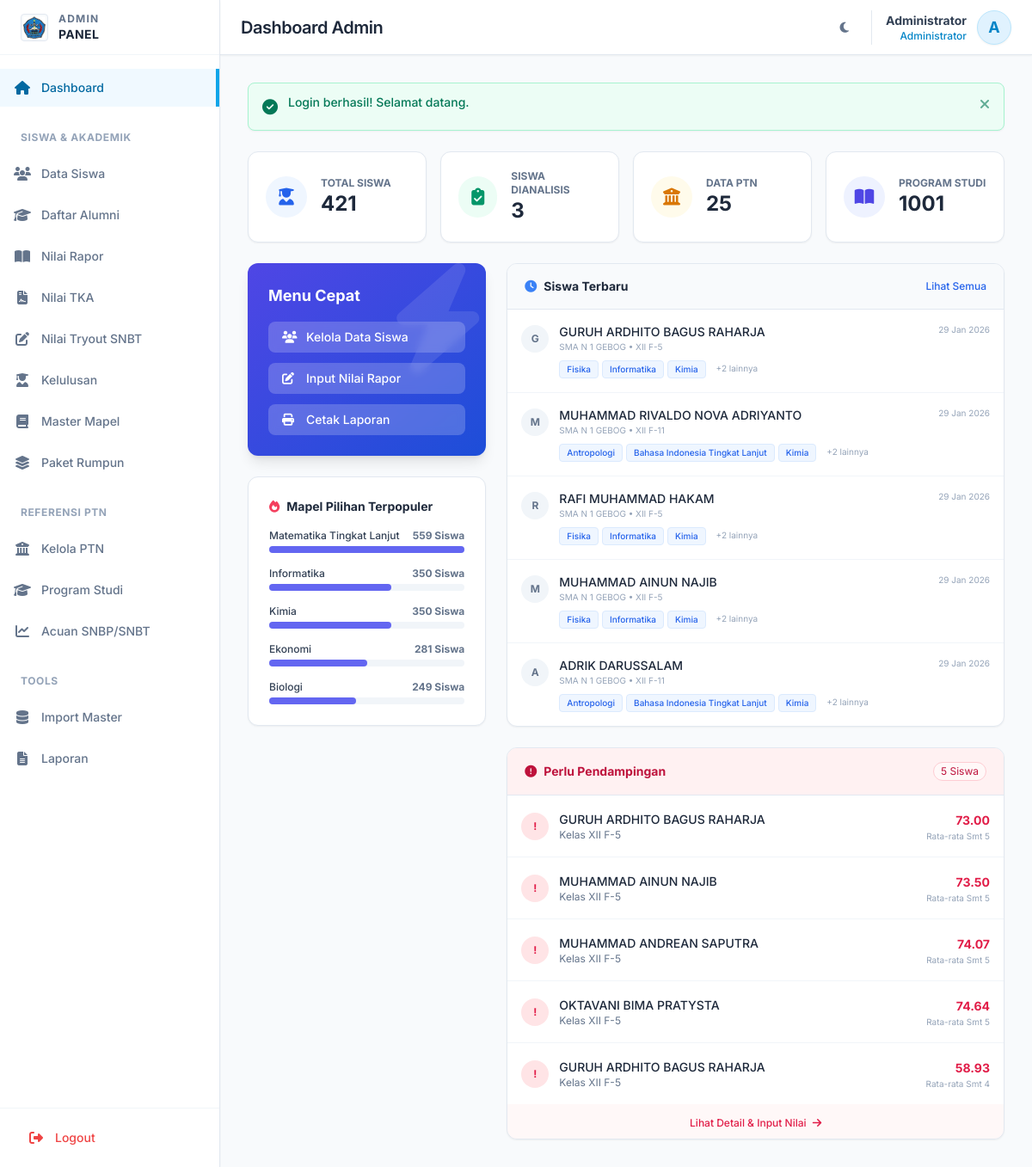
Page /admin/dashboard.php (signed in) on the committed database.
### tables this page shows
CREATE TABLE `users` (
  `id` int NOT NULL,
  `username` varchar(50) NOT NULL,
  `password` varchar(255) NOT NULL,
  `role` enum('siswa','admin') DEFAULT 'siswa',
  `nama` varchar(100) NOT NULL,
  `is_active` tinyint(1) DEFAULT '1',
  `created_at` timestamp NULL DEFAULT CURRENT_TIMESTAMP,
  `updated_at` timestamp NULL DEFAULT CURRENT_TIMESTAMP ON UPDATE CURRENT_TIMESTAMP
);

CREATE TABLE `siswa_profile` (
  `id` int NOT NULL,
  `user_id` int NOT NULL,
  `nisn` varchar(20) DEFAULT NULL,
  `kelas` varchar(20) DEFAULT NULL,
  `kode_rumpun` varchar(5) DEFAULT NULL,
  `asal_sekolah` varchar(100) DEFAULT 'SMAN 1 Gebog',
  `tahun_lulus` int DEFAULT NULL,
  `minat_saintek` text,
  `minat_soshum` text,
  `foto` varchar(255) DEFAULT NULL,
  `created_at` timestamp NULL DEFAULT CURRENT_TIMESTAMP,
  `updated_at` timestamp NULL DEFAULT CURRENT_TIMESTAMP ON UPDATE CURRENT_TIMESTAMP,
  `status` enum('Aktif','Lulus','Pindah') DEFAULT 'Aktif'
);

CREATE TABLE `nilai_rapor` (
  `id` int NOT NULL,
  `siswa_id` int NOT NULL,
  `semester` int NOT NULL,
  `rata_rata` decimal(5,2) DEFAULT '0.00',
  `kode_rumpun` varchar(5) DEFAULT NULL,
  `created_at` timestamp NULL DEFAULT CURRENT_TIMESTAMP
);

### admin/dashboard.php (the view, shortened to what the rows shown need)
<?php
$pageTitle = 'Dashboard Admin';
require_once __DIR__ . '/../includes/Database.php';
require_once __DIR__ . '/../includes/functions.php';
$db = Database::getInstance();
require_once __DIR__ . '/../templates/header-admin.php';
$siswaTerbaru = $db->query("
    SELECT sp.id, u.nama, sp.kelas, sp.asal_sekolah, sp.kode_rumpun, u.created_at
    FROM siswa_profile sp
    JOIN users u ON sp.user_id = u.id
    ORDER BY u.created_at DESC
    LIMIT 5
");
$siswaBerisiko = $db->query("
    SELECT sp.id, u.nama, sp.kelas, nr.rata_rata, nr.semester
    FROM siswa_profile sp
    JOIN users u ON sp.user_id = u.id
    JOIN nilai_rapor nr ON sp.id = nr.siswa_id
    WHERE nr.rata_rata > 0 AND nr.rata_rata < 75
    ORDER BY nr.semester DESC, nr.rata_rata ASC
    LIMIT 5
");
?>
<div class="space-y-6">
    <div class="grid grid-cols-1 lg:grid-cols-3 gap-6">
        <div class="lg:col-span-2 space-y-6">
            <div class="bg-white dark:bg-slate-800 rounded-xl border border-slate-200 dark:border-slate-700 shadow-sm overflow-hidden">
                <div class="divide-y divide-slate-100 dark:divide-slate-700">
                    <?php if(empty($siswaTerbaru)): ?>
                        <div class="p-8 text-center text-xs text-slate-400">Belum ada data siswa.</div>
                    <?php else: ?>
                        <?php foreach($siswaTerbaru as $s): ?>
                            <div class="p-4 hover:bg-slate-50 dark:hover:bg-slate-700/50 transition">
                                <div class="flex items-start justify-between mb-2">
                                    <div class="flex items-center gap-3">
                                        <div class="w-8 h-8 rounded-full bg-slate-100 dark:bg-slate-600 flex items-center justify-center text-xs font-bold text-slate-500 dark:text-slate-300">
                                            <?= substr($s['nama'], 0, 1) ?>
                                        </div>
                                        <div>
                                            <p class="text-sm font-medium text-slate-800 dark:text-white"><?= sanitize($s['nama']) ?></p>
                                            <p class="text-[10px] text-slate-400">
                                                <?= sanitize($s['asal_sekolah'] ?? 'Sekolah Umum') ?> • <?= $s['kelas'] ?? '-' ?>
                                            </p>
                                        </div>
                                    </div>
                                    <span class="text-[10px] text-slate-400 whitespace-nowrap">
                                        <?= timeAgo($s['created_at']) ?>
                                    </span>
                                </div>
                                <div class="pl-11">
                                    <?php if (!empty($s['mapel_display_array'])): ?>
                                        <div class="flex flex-wrap gap-1">
                                            <?php
                                            $showMapels = array_slice($s['mapel_display_array'], 0, 3);
                                            foreach($showMapels as $m):
                                            ?>
                                                <span class="inline-block px-2 py-0.5 text-[10px] font-medium rounded bg-blue-50 text-blue-600 dark:bg-blue-900/30 dark:text-blue-300 border border-blue-100 dark:border-blue-800">
                                                    <?= trim($m) ?>
                                                </span>
                                            <?php endforeach; ?>
                                            <?php if(count($s['mapel_display_array']) > 3): ?>
                                                <span class="inline-block px-2 py-0.5 text-[10px] text-slate-400">
                                                    +<?= count($s['mapel_display_array']) - 3 ?> lainnya
                                                </span>
                                            <?php endif; ?>
                                        </div>
                                    <?php else: ?>
                                        <p class="text-[10px] text-slate-400 italic">Belum memilih mata pelajaran.</p>
                                    <?php endif; ?>
                                </div>
                            </div>
                        <?php endforeach; ?>
                    <?php endif; ?>
                </div>
            </div>
            <div class="bg-white dark:bg-slate-800 rounded-xl border border-slate-200 dark:border-slate-700 shadow-sm overflow-hidden">
                <div class="divide-y divide-slate-100 dark:divide-slate-700">
                    <?php if(empty($siswaBerisiko)): ?>
                        <div class="p-6 text-center">
                            <i class="fas fa-check-circle text-emerald-500 text-2xl mb-2"></i>
                            <p class="text-xs text-slate-500">Tidak ada siswa dengan nilai di bawah standar (75).</p>
                        </div>
                    <?php else: ?>
                        <?php foreach($siswaBerisiko as $sb): ?>
                            <div class="p-4 flex items-center justify-between hover:bg-slate-50 dark:hover:bg-slate-700/50 transition">
                                <div class="flex items-center gap-3">
                                    <div class="w-8 h-8 rounded-full bg-rose-100 text-rose-600 flex items-center justify-center text-xs font-bold">!</div>
                                    <div>
                                        <p class="text-sm font-medium text-slate-800 dark:text-white"><?= sanitize($sb['nama']) ?></p>
                                        <p class="text-xs text-slate-500">Kelas <?= $sb['kelas'] ?></p>
                                    </div>
                                </div>
                                <div class="text-right">
                                    <span class="text-sm font-bold text-rose-600"><?= number_format($sb['rata_rata'], 2) ?></span>
                                    <p class="text-[10px] text-slate-400">Rata-rata Smt <?= $sb['semester'] ?></p>
                                </div>
                            </div>
                        <?php endforeach; ?>
                    <?php endif; ?>
                </div>
            </div>
        </div>
    </div>
</div>
<?php require_once __DIR__ . '/../templates/footer.php'; ?>

### templates/header-admin.php (shortened to what the rows shown need)
<?php
require_once __DIR__ . '/../includes/Auth.php';
require_once __DIR__ . '/../includes/functions.php';
$auth = new Auth();
$auth->requireAdmin();
$auth->checkSessionTimeout(1800);
$user = $auth->getUser();
?>
<!DOCTYPE html>
<html lang="id" class="scroll-smooth">
<head>
    <link rel="stylesheet" href="https://cdnjs.cloudflare.com/ajax/libs/font-awesome/6.5.1/css/all.min.css">
    <script src="https://cdn.tailwindcss.com"></script>
</head>
<body class="bg-slate-50 text-slate-800 antialiased dark:bg-slate-900 dark:text-slate-100 transition-colors duration-300">
    <div class="flex h-screen overflow-hidden">
        <div class="flex-1 flex flex-col overflow-hidden relative">
            <header class="bg-white h-16 shadow-sm border-b border-slate-200 flex items-center justify-between px-4 sm:px-6 z-40 dark:bg-slate-800 dark:border-slate-700 transition-colors duration-300">
                <div class="flex items-center gap-4">
                    <h1 class="text-xl font-semibold text-slate-800 tracking-tight hidden sm:block dark:text-white">
                        <?= isset($pageTitle) ? $pageTitle : 'Dashboard' ?>
                    </h1>
                </div>
                <div class="flex items-center gap-4">
                    <div class="flex items-center gap-3 pl-4 border-l border-slate-200 dark:border-slate-600">
                        <div class="text-right hidden sm:block">
                            <div class="text-sm font-bold text-slate-700 dark:text-slate-200"><?= sanitize($user['nama']) ?></div>
                            <div class="text-xs text-sky-600 font-medium dark:text-sky-400">Administrator</div>
                        </div>
                        <div class="h-10 w-10 rounded-full bg-sky-100 border border-sky-200 flex items-center justify-center overflow-hidden text-sky-600 font-bold text-lg shadow-sm dark:bg-sky-900 dark:text-sky-300 dark:border-sky-700">
                            <?= strtoupper(substr($user['nama'], 0, 1)) ?>
                        </div>
                    </div>
                </div>
            </header>
            <main class="flex-1 overflow-x-hidden overflow-y-auto bg-slate-50 p-4 sm:p-6 lg:p-8 dark:bg-slate-900 transition-colors duration-300">

### rows in the picture
users: nama "Administrator", nama "A"
siswa_profile: user.nama "G", user.nama "GURUH ARDHITO BAGUS RAHARJA", asal_sekolah "SMA N 1 GEBOG", kelas "XII F-5", user.created_at "29 Jan 2026", m "Fisika", m "Informatika", m "Kimia", count($s['mapel_display_array']) - 3 "2", nilai_rapor.rata_rata "73.00", nilai_rapor.semester "5", nilai_rapor.rata_rata "58.93", nilai_rapor.semester "4"
siswa_profile: user.nama "M", user.nama "MUHAMMAD RIVALDO NOVA ADRIYANTO", asal_sekolah "SMA N 1 GEBOG", kelas "XII F-11", user.created_at "29 Jan 2026", m "Antropologi", m "Bahasa Indonesia Tingkat Lanjut", m "Kimia", count($s['mapel_display_array']) - 3 "2"
siswa_profile: user.nama "R", user.nama "RAFI MUHAMMAD HAKAM", asal_sekolah "SMA N 1 GEBOG", kelas "XII F-5", user.created_at "29 Jan 2026", m "Fisika", m "Informatika", m "Kimia", count($s['mapel_display_array']) - 3 "2"
siswa_profile: user.nama "M", user.nama "MUHAMMAD AINUN NAJIB", asal_sekolah "SMA N 1 GEBOG", kelas "XII F-5", user.created_at "29 Jan 2026", m "Fisika", m "Informatika", m "Kimia", count($s['mapel_display_array']) - 3 "2", nilai_rapor.rata_rata "73.50", nilai_rapor.semester "5"
siswa_profile: user.nama "A", user.nama "ADRIK DARUSSALAM", asal_sekolah "SMA N 1 GEBOG", kelas "XII F-11", user.created_at "29 Jan 2026", m "Antropologi", m "Bahasa Indonesia Tingkat Lanjut", m "Kimia", count($s['mapel_display_array']) - 3 "2"
siswa_profile: user.nama "MUHAMMAD ANDREAN SAPUTRA", kelas "XII F-5", nilai_rapor.rata_rata "74.07", nilai_rapor.semester "5"
siswa_profile: user.nama "OKTAVANI BIMA PRATYSTA", kelas "XII F-5", nilai_rapor.rata_rata "74.64", nilai_rapor.semester "5"

### other values in the picture
$pageTitle "Dashboard Admin"
$msgContent "Login berhasil! Selamat datang."
$totalSiswa "421"
$siswaDianalisis "3"
$totalPTN "25"
$totalProdi "1001"
$mf['nama_mapel'] "Matematika Tingkat Lanjut"
$mf['jumlah'] "559"
$mf['nama_mapel'] "Informatika"
$mf['jumlah'] "350"
$mf['nama_mapel'] "Kimia"
$mf['nama_mapel'] "Ekonomi"
$mf['jumlah'] "281"
$mf['nama_mapel'] "Biologi"
$mf['jumlah'] "249"
